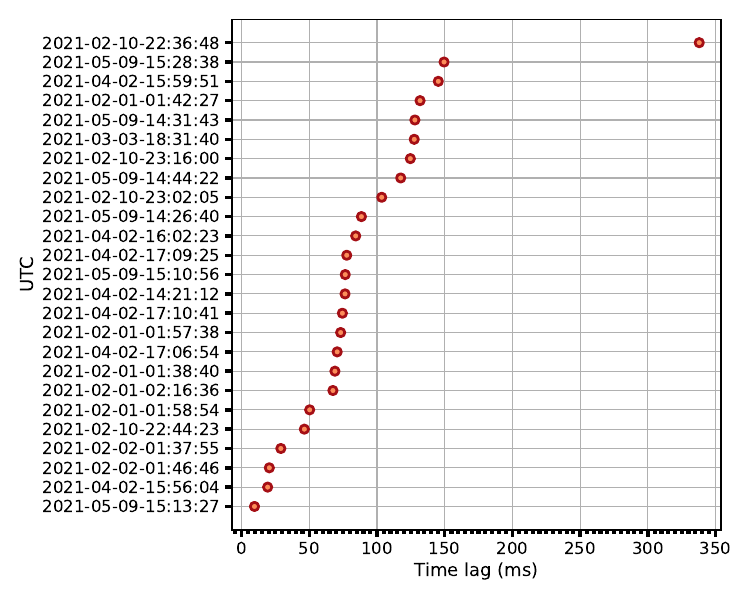

Source code (Python):
import numpy as np
import os
import glob
import argparse
import logging
import matplotlib
from matplotlib import rcParams
import matplotlib.pyplot as plt
from astropy.io import ascii
from scipy import signal
import os
import matplotlib.gridspec as gridspec
from astropy import units as u
from matplotlib.ticker import (MultipleLocator, AutoMinorLocator)
from astropy import constants as const

params = {
          "font.size": 13,
          "font.weight": "normal",
          "xtick.major.size": 5,
          "xtick.minor.size": 3,
          "ytick.major.size": 5,
          "ytick.minor.size": 2,
          "xtick.major.width": 2.5,
          "xtick.minor.width": 3,
          "ytick.major.width": 2.5,
          "ytick.minor.width": 3,
          "lines.linewidth": 1.5,
          "lines.markersize": 7,
          "axes.linewidth": 1.4,
          "legend.loc": "best",
          "text.usetex": False,    
          "xtick.labelsize" : 12,
          "ytick.labelsize" : 12,
          }

import matplotlib
matplotlib.rcParams.update(params)

rcParams['xtick.direction'] = 'out'
rcParams['ytick.direction'] = 'out'




d = np.genfromtxt('QP_timescales.txt', dtype=str) 

UTs = d[:,0].astype(str)

smoothed_peak = d[:,1].astype(float) # convolved with 32
xerr_low = d[:,2].astype(float) # convolved with 32 
xerr_high = d[:,3].astype(float) # convolved with 32 

zipped_lists = zip(smoothed_peak, UTs)
sorted_pairs = sorted(zipped_lists)

tuples = zip(*sorted_pairs)
list1, list2 = [ list(tuple) for tuple in  tuples]

idx = np.linspace(1, len(smoothed_peak), len(smoothed_peak))


# Make the plot

fig, ax = plt.subplots(figsize=(7.5, 6))

# asymmetric_error = np.array([[xerr_low, xerr_high]]).T 

plt.plot(list1, idx, marker = 'o', color = '#FC8D59', ls='none', ms=6, mec='#A50F15', mew=2)

plt.yticks(idx, list2)
plt.xlabel('Time lag (ms)')
plt.ylabel('UTC')
ax.xaxis.set_minor_locator(MultipleLocator(5))

plt.tight_layout()
plt.grid()

plt.savefig("Quasiperiodicity.pdf")
